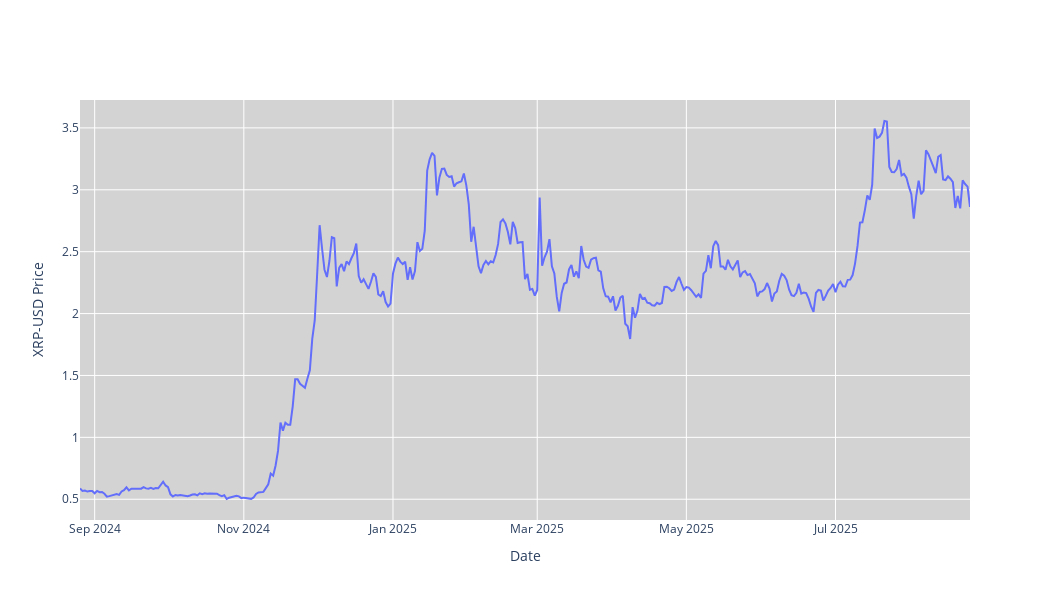

Write notebook code for a chart like this one.
### Code cell
#Price chart
fig = go.Figure(data=[go.Scatter(x=stock_data.index, y=stock_data['Adj Close'], mode='lines', name='Adj Close')])
fig.update_layout(
    xaxis_rangeslider_visible=False,
    yaxis_title=f'{ticker} Price',
    xaxis_title='Date',
    plot_bgcolor='lightgrey',
    width=1050,
    height=600
)
fig.show()

### Figure 1 — Plotly figure (JSON) as saved in the notebook; plotly's stock layout.template omitted (floating-point values rounded to 4 significant figures; data arrays with more than 128 entries replaced by an {"elided": "..."} marker saying what was removed)
{"data": [{"mode": "lines", "name": "Adj Close", "type": "scatter", "x": {"elided": "365 str values"}, "y": {"elided": "365 float values"}}], "layout": {"height": 600, "plot_bgcolor": "lightgrey", "width": 1050, "xaxis": {"rangeslider": {"visible": false}, "title": {"text": "Date"}}, "yaxis": {"title": {"text": "XRP-USD Price"}}}}
